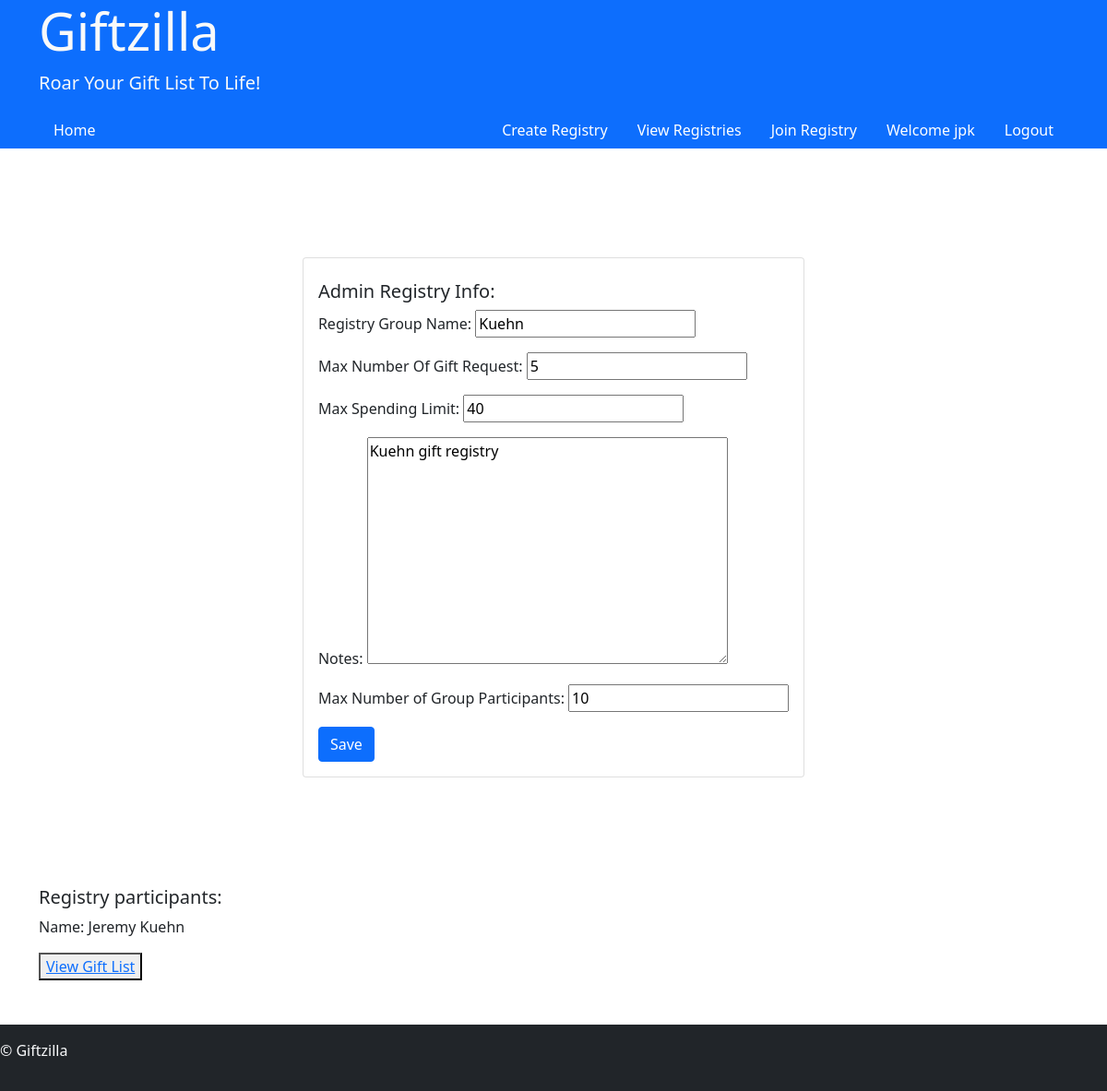
Before: /user/AJUQB/adminReg (signed in) with the older database file.
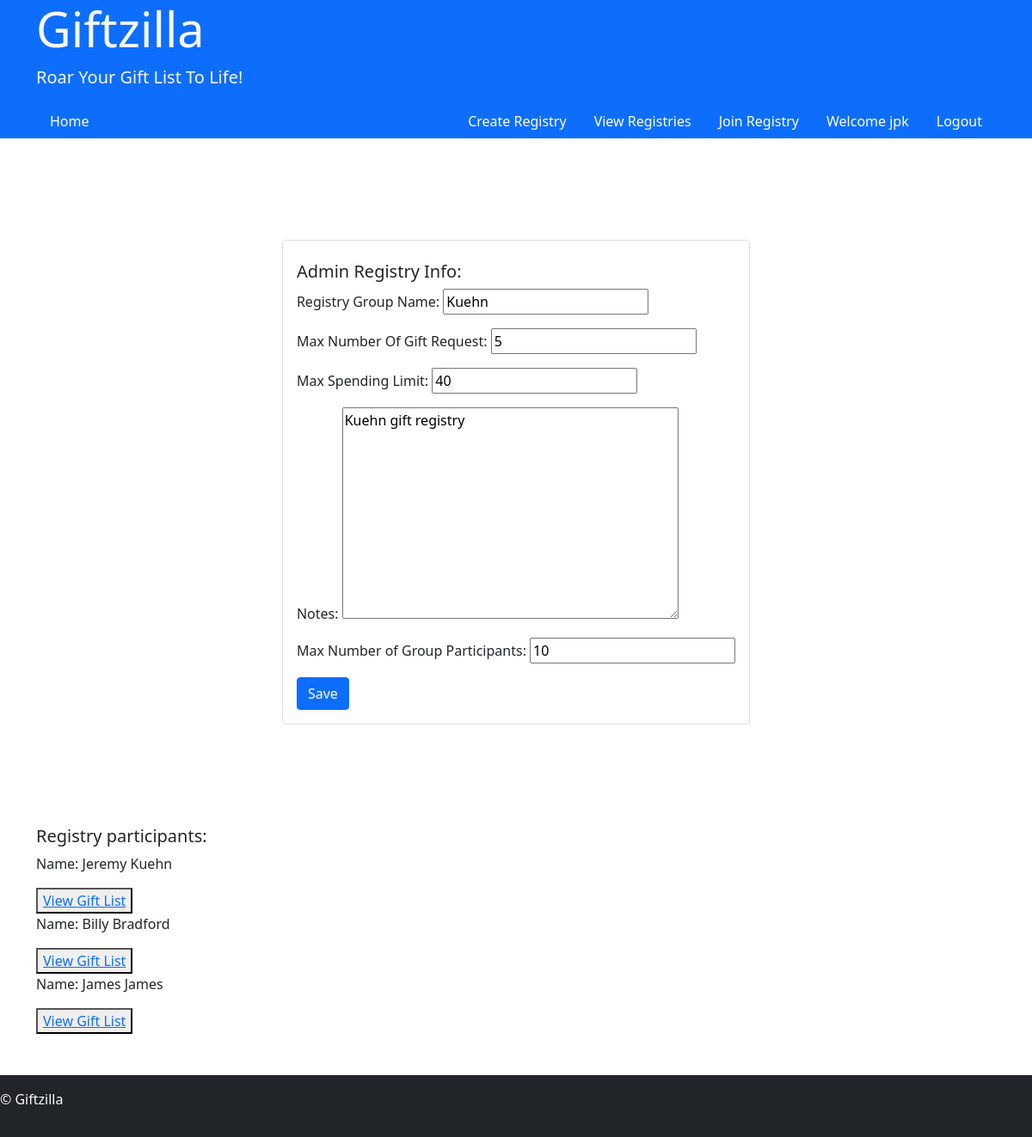
After: the same page with the newer database file.
### register/models.py (models this page shows, shortened)
class User(AbstractUser):
    groups = models.ManyToManyField(
        'auth.Group',
        related_name='web_users',
        blank=True,
        help_text='The groups this user belongs to. A user will get all permissions granted to each of their groups.',
        verbose_name='groups',
    )
    user_permissions = models.ManyToManyField(
        'auth.Permission',
        related_name='web_users',
        blank=True,
        help_text='Specific permissions for this user.',
        verbose_name='user permissions',
    )

### user/models.py (models this page shows, shortened)
class Registry(models.Model):
    regPin = models.CharField(max_length=5)
    admin = models.ForeignKey(User, on_delete=models.CASCADE)
    regName = models.CharField(max_length=25, verbose_name="Registry Group Name:")
    urlNumCap = models.IntegerField(default=5, verbose_name="Max Number Of Gift Request:", blank=True, null=True)
    spendLimit = models.IntegerField(blank=True, null=True, verbose_name="Max Spending Limit:")
    notes = models.TextField(blank=True, null=True, verbose_name="Notes")
    regGroupCap = models.IntegerField(blank=True, null=True, verbose_name="Max Number of Group Participants:")

class giftGroups(models.Model):
    groupPin = models.CharField(max_length=5)
    user = models.ForeignKey(User, on_delete=models.CASCADE)
    registry = models.ForeignKey(Registry, on_delete=models.CASCADE)

### user/views.py (the view)
# urls.py: path("<str:groupPin>/adminReg", views.adminReg, name="adminReg"),
@login_required
def adminReg(request, groupPin):
    reg = Registry.objects.get(regPin=groupPin)
    reginstance = regForm(instance=reg)
    regPart = giftGroups.objects.filter(groupPin=groupPin)
    return render(request, "user/adminreg.html", {
        "reginstance": reginstance,
        "reg": reg,
        "regPart": regPart
    })

### user/forms.py
class regForm(ModelForm):
    class Meta:
        model = Registry
        fields = "__all__"
        exclude = ["regPin", "admin"]

### giftzilla/templates/user/adminreg.html (shortened to what this page needs)
{% extends 'layout.html' %}
{% block body %}
<div class="container d-flex justify-content-center align-items-center min-vh-100">
    <div class="card">
        <div class="card-body">
            <h5 class="card-text">Admin Registry Info:</h5>
            <form method="post">
                {{ reginstance.as_p }}
                <button type="submit" class="btn btn-primary">Save</button>
            </form>
        </div>
    </div>
</div>
<div class="container">
    <h5>Registry participants:</h5>
    {% for part in regPart %}
        <p>Name: {{ part.user.first_name }} {{ part.user.last_name }}</p>
        <button><a href="#">View Gift List</a></button>
    {% endfor %}
</div>
{% endblock %}

### giftzilla/templates/layout.html (shortened to what this page needs)
<!DOCTYPE html>
<html lang="en">
<head>
    <link href="https://cdn.jsdelivr.net/npm/bootstrap@5.0.2/dist/css/bootstrap.min.css" rel="stylesheet">
</head>
<body>
    <header class="bg-primary text-light">
        <div class="container">
            <h1 class="display-4">Giftzilla</h1>
            <p class="lead">Roar Your Gift List To Life!</p>
            <nav class="d-flex justify-content-between align-items-center">
                <ul class="nav">
                    <li class="nav-item"><a class="nav-link" href="{% url 'index:home' %}">Home</a></li>
                </ul>
                <div>
                    {% if user.is_authenticated %}
                        <ul class="nav">
                            <li class="nav-item"><a class="nav-link" href="{% url 'user:createRegistry' %}">Create Registry</a></li>
                            <li class="nav-item"><a class="nav-link" href="{% url 'user:viewReg' userID=user.id %}">View Registries</a></li>
                            <li class="nav-item"><a class="nav-link" href="{% url 'user:regJoin' userID=user.id %}">Join Registry</a></li>
                            <li class="nav-item">
                                <a class="nav-link" href="{% url 'register:profileView' userID=user.id %}">Welcome {{ user.username }}</a>
                            </li>
                            <li class="nav-item">
                                <a class="nav-link" href="{% url 'register:logout' %}">Logout</a>
                            </li>
                        </ul>
                    {% endif %}
                </div>
            </nav>
        </div>
    </header>
   {% block body %}
   {% endblock %}
    <footer class="bg-dark text-light mt-5 py-3">
        <p>&copy; Giftzilla</p>
    </footer>
</body>
</html>

### giftzilla/templates/layout.html (style rules this page uses)
.nav-link { color: white; }

Changed rows visible on the page:
added giftGroups: user.first_name "Billy", user.last_name "Bradford"
added giftGroups: user.first_name "James", user.last_name "James"
